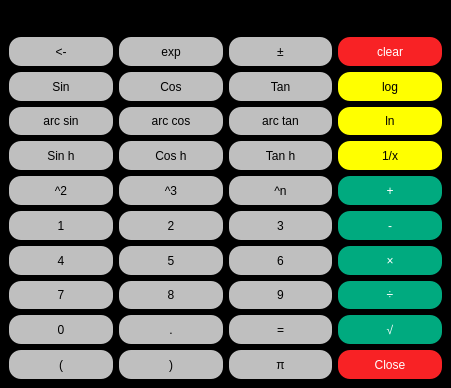
<?xml version="1.0" encoding="UTF-8"?>
<ui version="4.0">
 <class>Calculator</class>
 <widget class="QMainWindow" name="Calculator">
  <property name="geometry">
   <rect>
    <x>0</x>
    <y>0</y>
    <width>451</width>
    <height>388</height>
   </rect>
  </property>
  <property name="sizePolicy">
   <sizepolicy hsizetype="Minimum" vsizetype="Preferred">
    <horstretch>0</horstretch>
    <verstretch>0</verstretch>
   </sizepolicy>
  </property>
  <property name="windowTitle">
   <string>Calculator</string>
  </property>
  <property name="windowIcon">
   <iconset>
    <normaloff>calicon.ico</normaloff>calicon.ico</iconset>
  </property>
  <property name="styleSheet">
   <string notr="true">background-color: rgb(0, 0, 0);</string>
  </property>
  <widget class="QWidget" name="centralwidget">
   <property name="sizePolicy">
    <sizepolicy hsizetype="MinimumExpanding" vsizetype="Preferred">
     <horstretch>0</horstretch>
     <verstretch>0</verstretch>
    </sizepolicy>
   </property>
   <layout class="QGridLayout" name="gridLayout_2">
    <item row="0" column="0">
     <layout class="QGridLayout" name="gridLayout">
      <item row="3" column="3">
       <widget class="QPushButton" name="Button_ln">
        <property name="sizePolicy">
         <sizepolicy hsizetype="MinimumExpanding" vsizetype="Preferred">
          <horstretch>0</horstretch>
          <verstretch>0</verstretch>
         </sizepolicy>
        </property>
        <property name="styleSheet">
         <string notr="true">QPushButton{
font: 75 24pt &quot;Georgia&quot;;
	color: rgb(0,0,0);
	
border-radius: 12px;
	
	
	
	background-color: rgb(255, 255, 0);
}
QPushButton:hover{
color: rgb(0, 0, 0);
	
	background-color: rgb(255, 255, 255);
}</string>
        </property>
        <property name="text">
         <string>ln</string>
        </property>
       </widget>
      </item>
      <item row="7" column="0">
       <widget class="QPushButton" name="Button_1">
        <property name="sizePolicy">
         <sizepolicy hsizetype="MinimumExpanding" vsizetype="Preferred">
          <horstretch>0</horstretch>
          <verstretch>0</verstretch>
         </sizepolicy>
        </property>
        <property name="styleSheet">
         <string notr="true">QPushButton{
font: 75 16pt &quot;Georgia&quot;;
	color: rgb(0, 0, 0);
	background-color: rgb(191, 191, 191);
border-radius:12px
}
QPushButton:hover{
color: rgb(61, 61, 61);
	background-color: rgb(255, 170, 0);
}
</string>
        </property>
        <property name="text">
         <string>1</string>
        </property>
        <property name="shortcut">
         <string>1</string>
        </property>
       </widget>
      </item>
      <item row="2" column="1">
       <widget class="QPushButton" name="Button_cos">
        <property name="sizePolicy">
         <sizepolicy hsizetype="MinimumExpanding" vsizetype="Preferred">
          <horstretch>0</horstretch>
          <verstretch>0</verstretch>
         </sizepolicy>
        </property>
        <property name="styleSheet">
         <string notr="true">QPushButton{
font: 75 16pt &quot;Georgia&quot;;
	color: rgb(0, 0, 0);
	background-color: rgb(191, 191, 191);
border-radius:12px
}
QPushButton:hover{
color: rgb(61, 61, 61);
	background-color: rgb(255, 170, 0);
}
</string>
        </property>
        <property name="text">
         <string>Cos</string>
        </property>
       </widget>
      </item>
      <item row="8" column="2">
       <widget class="QPushButton" name="Button_6">
        <property name="sizePolicy">
         <sizepolicy hsizetype="MinimumExpanding" vsizetype="Preferred">
          <horstretch>0</horstretch>
          <verstretch>0</verstretch>
         </sizepolicy>
        </property>
        <property name="styleSheet">
         <string notr="true">QPushButton{
font: 75 16pt &quot;Georgia&quot;;
	color: rgb(0, 0, 0);
	background-color: rgb(191, 191, 191);
border-radius:12px
}
QPushButton:hover{
color: rgb(61, 61, 61);
	background-color: rgb(255, 170, 0);
}
</string>
        </property>
        <property name="text">
         <string>6</string>
        </property>
        <property name="shortcut">
         <string>6</string>
        </property>
       </widget>
      </item>
      <item row="5" column="3">
       <widget class="QPushButton" name="Button_inverse">
        <property name="sizePolicy">
         <sizepolicy hsizetype="MinimumExpanding" vsizetype="Preferred">
          <horstretch>0</horstretch>
          <verstretch>0</verstretch>
         </sizepolicy>
        </property>
        <property name="styleSheet">
         <string notr="true">QPushButton{
font: 75 24pt &quot;Georgia&quot;;
	color: rgb(0,0,0);
	
border-radius: 12px;
	
	
	
	background-color: rgb(255, 255, 0);
}
QPushButton:hover{
color: rgb(0, 0, 0);
	
	background-color: rgb(255, 255, 255);
}</string>
        </property>
        <property name="text">
         <string>1/x</string>
        </property>
       </widget>
      </item>
      <item row="7" column="2">
       <widget class="QPushButton" name="Button_3">
        <property name="sizePolicy">
         <sizepolicy hsizetype="MinimumExpanding" vsizetype="Preferred">
          <horstretch>0</horstretch>
          <verstretch>0</verstretch>
         </sizepolicy>
        </property>
        <property name="styleSheet">
         <string notr="true">QPushButton{
font: 75 16pt &quot;Georgia&quot;;
	color: rgb(0, 0, 0);
	background-color: rgb(191, 191, 191);
border-radius:12px
}
QPushButton:hover{
color: rgb(61, 61, 61);
	background-color: rgb(255, 170, 0);
}
</string>
        </property>
        <property name="text">
         <string>3</string>
        </property>
        <property name="shortcut">
         <string>3</string>
        </property>
       </widget>
      </item>
      <item row="10" column="3">
       <widget class="QPushButton" name="push_sqrt">
        <property name="sizePolicy">
         <sizepolicy hsizetype="MinimumExpanding" vsizetype="Preferred">
          <horstretch>0</horstretch>
          <verstretch>0</verstretch>
         </sizepolicy>
        </property>
        <property name="styleSheet">
         <string notr="true">QPushButton{
font: 75 24pt &quot;Georgia&quot;;
	color: rgb(255, 255, 255);
	
border-radius: 12px;
	
	
	background-color: rgb(0, 170, 127);
}
QPushButton:hover{
color: rgb(0, 0, 0);
	
	background-color: rgb(255, 255, 255);
}</string>
        </property>
        <property name="text">
         <string>√</string>
        </property>
       </widget>
      </item>
      <item row="2" column="2">
       <widget class="QPushButton" name="Button_tan">
        <property name="sizePolicy">
         <sizepolicy hsizetype="MinimumExpanding" vsizetype="Preferred">
          <horstretch>0</horstretch>
          <verstretch>0</verstretch>
         </sizepolicy>
        </property>
        <property name="styleSheet">
         <string notr="true">QPushButton{
font: 75 16pt &quot;Georgia&quot;;
	color: rgb(0, 0, 0);
	background-color: rgb(191, 191, 191);
border-radius:12px
}
QPushButton:hover{
color: rgb(61, 61, 61);
	background-color: rgb(255, 170, 0);
}
</string>
        </property>
        <property name="text">
         <string>Tan</string>
        </property>
       </widget>
      </item>
      <item row="8" column="1">
       <widget class="QPushButton" name="Button_5">
        <property name="sizePolicy">
         <sizepolicy hsizetype="MinimumExpanding" vsizetype="Preferred">
          <horstretch>0</horstretch>
          <verstretch>0</verstretch>
         </sizepolicy>
        </property>
        <property name="styleSheet">
         <string notr="true">QPushButton{
font: 75 16pt &quot;Georgia&quot;;
	color: rgb(0, 0, 0);
	background-color: rgb(191, 191, 191);
border-radius:12px
}
QPushButton:hover{
color: rgb(61, 61, 61);
	background-color: rgb(255, 170, 0);
}
</string>
        </property>
        <property name="text">
         <string>5</string>
        </property>
        <property name="shortcut">
         <string>5</string>
        </property>
       </widget>
      </item>
      <item row="10" column="2">
       <widget class="QPushButton" name="Button_equals">
        <property name="sizePolicy">
         <sizepolicy hsizetype="MinimumExpanding" vsizetype="Preferred">
          <horstretch>0</horstretch>
          <verstretch>0</verstretch>
         </sizepolicy>
        </property>
        <property name="styleSheet">
         <string notr="true">QPushButton{
font: 75 16pt &quot;Georgia&quot;;
	color: rgb(0, 0, 0);
	background-color: rgb(191, 191, 191);
border-radius:12px
}
QPushButton:hover{
color: rgb(61, 61, 61);
	background-color: rgb(255, 170, 0);
}
</string>
        </property>
        <property name="text">
         <string>=</string>
        </property>
        <property name="shortcut">
         <string>Return</string>
        </property>
       </widget>
      </item>
      <item row="3" column="2">
       <widget class="QPushButton" name="Button_arctan">
        <property name="sizePolicy">
         <sizepolicy hsizetype="MinimumExpanding" vsizetype="Preferred">
          <horstretch>0</horstretch>
          <verstretch>0</verstretch>
         </sizepolicy>
        </property>
        <property name="styleSheet">
         <string notr="true">QPushButton{
font: 75 16pt &quot;Georgia&quot;;
	color: rgb(0, 0, 0);
	background-color: rgb(191, 191, 191);
border-radius:12px
}
QPushButton:hover{
color: rgb(61, 61, 61);
	background-color: rgb(255, 170, 0);
}
</string>
        </property>
        <property name="text">
         <string>arc tan</string>
        </property>
       </widget>
      </item>
      <item row="6" column="3">
       <widget class="QPushButton" name="Button_plus">
        <property name="sizePolicy">
         <sizepolicy hsizetype="MinimumExpanding" vsizetype="Preferred">
          <horstretch>0</horstretch>
          <verstretch>0</verstretch>
         </sizepolicy>
        </property>
        <property name="styleSheet">
         <string notr="true">QPushButton{
font: 75 24pt &quot;Georgia&quot;;
	color: rgb(255, 255, 255);
	
border-radius: 12px;
	
	
	background-color: rgb(0, 170, 127);
}
QPushButton:hover{
color: rgb(0, 0, 0);
	
	background-color: rgb(255, 255, 255);
}</string>
        </property>
        <property name="text">
         <string>+</string>
        </property>
        <property name="shortcut">
         <string>+</string>
        </property>
       </widget>
      </item>
      <item row="0" column="0" colspan="4">
       <widget class="QLineEdit" name="textbox1">
        <property name="styleSheet">
         <string notr="true">font: 75 48pt &quot;Times New Roman&quot;;
background-color: rgb(0, 0, 0);
color: rgb(255, 255, 255);</string>
        </property>
        <property name="text">
         <string/>
        </property>
       </widget>
      </item>
      <item row="6" column="2">
       <widget class="QPushButton" name="Button_power">
        <property name="sizePolicy">
         <sizepolicy hsizetype="MinimumExpanding" vsizetype="Preferred">
          <horstretch>0</horstretch>
          <verstretch>0</verstretch>
         </sizepolicy>
        </property>
        <property name="styleSheet">
         <string notr="true">QPushButton{
font: 75 16pt &quot;Georgia&quot;;
	color: rgb(0, 0, 0);
	background-color: rgb(191, 191, 191);
border-radius:12px
}
QPushButton:hover{
color: rgb(61, 61, 61);
	background-color: rgb(255, 170, 0);
}
</string>
        </property>
        <property name="text">
         <string>^n</string>
        </property>
        <property name="shortcut">
         <string>^</string>
        </property>
       </widget>
      </item>
      <item row="11" column="2">
       <widget class="QPushButton" name="push_pi">
        <property name="sizePolicy">
         <sizepolicy hsizetype="MinimumExpanding" vsizetype="Preferred">
          <horstretch>0</horstretch>
          <verstretch>0</verstretch>
         </sizepolicy>
        </property>
        <property name="styleSheet">
         <string notr="true">QPushButton{
font: 75 16pt &quot;Georgia&quot;;
	color: rgb(0, 0, 0);
	background-color: rgb(191, 191, 191);
border-radius:12px
}
QPushButton:hover{
color: rgb(61, 61, 61);
	background-color: rgb(255, 170, 0);
}
</string>
        </property>
        <property name="text">
         <string>π</string>
        </property>
       </widget>
      </item>
      <item row="6" column="1">
       <widget class="QPushButton" name="Button_cube">
        <property name="sizePolicy">
         <sizepolicy hsizetype="MinimumExpanding" vsizetype="Preferred">
          <horstretch>0</horstretch>
          <verstretch>0</verstretch>
         </sizepolicy>
        </property>
        <property name="styleSheet">
         <string notr="true">QPushButton{
font: 75 16pt &quot;Georgia&quot;;
	color: rgb(0, 0, 0);
	background-color: rgb(191, 191, 191);
border-radius:12px
}
QPushButton:hover{
color: rgb(61, 61, 61);
	background-color: rgb(255, 170, 0);
}
</string>
        </property>
        <property name="text">
         <string>^3</string>
        </property>
       </widget>
      </item>
      <item row="8" column="3">
       <widget class="QPushButton" name="Button_mul">
        <property name="sizePolicy">
         <sizepolicy hsizetype="MinimumExpanding" vsizetype="Preferred">
          <horstretch>0</horstretch>
          <verstretch>0</verstretch>
         </sizepolicy>
        </property>
        <property name="styleSheet">
         <string notr="true">QPushButton{
font: 75 24pt &quot;Georgia&quot;;
	color: rgb(255, 255, 255);
	
border-radius: 12px;
	
	
	background-color: rgb(0, 170, 127);
}
QPushButton:hover{
color: rgb(0, 0, 0);
	
	background-color: rgb(255, 255, 255);
}</string>
        </property>
        <property name="text">
         <string>×</string>
        </property>
        <property name="shortcut">
         <string>*</string>
        </property>
       </widget>
      </item>
      <item row="11" column="3">
       <widget class="QPushButton" name="push_close">
        <property name="sizePolicy">
         <sizepolicy hsizetype="MinimumExpanding" vsizetype="Preferred">
          <horstretch>0</horstretch>
          <verstretch>0</verstretch>
         </sizepolicy>
        </property>
        <property name="styleSheet">
         <string notr="true">QPushButton{
font: 75 16pt &quot;Georgia&quot;;
	color: rgb(255,255,255);
	background-color: rgb(248, 34, 37);
border-radius:12px
}
QPushButton:hover{
color: rgb(0,0,0);
	background-color: rgb(255,255,255);
}
</string>
        </property>
        <property name="text">
         <string>Close</string>
        </property>
       </widget>
      </item>
      <item row="6" column="0">
       <widget class="QPushButton" name="Button_square">
        <property name="sizePolicy">
         <sizepolicy hsizetype="MinimumExpanding" vsizetype="Preferred">
          <horstretch>0</horstretch>
          <verstretch>0</verstretch>
         </sizepolicy>
        </property>
        <property name="styleSheet">
         <string notr="true">QPushButton{
font: 75 16pt &quot;Georgia&quot;;
	color: rgb(0, 0, 0);
	background-color: rgb(191, 191, 191);
border-radius:12px
}
QPushButton:hover{
color: rgb(61, 61, 61);
	background-color: rgb(255, 170, 0);
}
</string>
        </property>
        <property name="text">
         <string>^2</string>
        </property>
        <property name="shortcut">
         <string>S</string>
        </property>
       </widget>
      </item>
      <item row="11" column="1">
       <widget class="QPushButton" name="push_cl">
        <property name="sizePolicy">
         <sizepolicy hsizetype="MinimumExpanding" vsizetype="Preferred">
          <horstretch>0</horstretch>
          <verstretch>0</verstretch>
         </sizepolicy>
        </property>
        <property name="styleSheet">
         <string notr="true">QPushButton{
font: 75 16pt &quot;Georgia&quot;;
	color: rgb(0, 0, 0);
	background-color: rgb(191, 191, 191);
border-radius:12px
}
QPushButton:hover{
color: rgb(61, 61, 61);
	background-color: rgb(255, 170, 0);
}
</string>
        </property>
        <property name="text">
         <string>)</string>
        </property>
       </widget>
      </item>
      <item row="3" column="0">
       <widget class="QPushButton" name="Button_arcsin">
        <property name="sizePolicy">
         <sizepolicy hsizetype="MinimumExpanding" vsizetype="Preferred">
          <horstretch>0</horstretch>
          <verstretch>0</verstretch>
         </sizepolicy>
        </property>
        <property name="styleSheet">
         <string notr="true">QPushButton{
font: 75 16pt &quot;Georgia&quot;;
	color: rgb(0, 0, 0);
	background-color: rgb(191, 191, 191);
border-radius:12px
}
QPushButton:hover{
color: rgb(61, 61, 61);
	background-color: rgb(255, 170, 0);
}
</string>
        </property>
        <property name="text">
         <string>arc sin</string>
        </property>
       </widget>
      </item>
      <item row="11" column="0">
       <widget class="QPushButton" name="push_op">
        <property name="sizePolicy">
         <sizepolicy hsizetype="MinimumExpanding" vsizetype="Preferred">
          <horstretch>0</horstretch>
          <verstretch>0</verstretch>
         </sizepolicy>
        </property>
        <property name="styleSheet">
         <string notr="true">QPushButton{
font: 75 16pt &quot;Georgia&quot;;
	color: rgb(0, 0, 0);
	background-color: rgb(191, 191, 191);
border-radius:12px
}
QPushButton:hover{
color: rgb(61, 61, 61);
	background-color: rgb(255, 170, 0);
}
</string>
        </property>
        <property name="text">
         <string>(</string>
        </property>
       </widget>
      </item>
      <item row="7" column="1">
       <widget class="QPushButton" name="Button_2">
        <property name="sizePolicy">
         <sizepolicy hsizetype="MinimumExpanding" vsizetype="Preferred">
          <horstretch>0</horstretch>
          <verstretch>0</verstretch>
         </sizepolicy>
        </property>
        <property name="styleSheet">
         <string notr="true">QPushButton{
font: 75 16pt &quot;Georgia&quot;;
	color: rgb(0, 0, 0);
	background-color: rgb(191, 191, 191);
border-radius:12px
}
QPushButton:hover{
color: rgb(61, 61, 61);
	background-color: rgb(255, 170, 0);
}
</string>
        </property>
        <property name="text">
         <string>2</string>
        </property>
        <property name="shortcut">
         <string>2</string>
        </property>
       </widget>
      </item>
      <item row="9" column="3">
       <widget class="QPushButton" name="Button_div">
        <property name="sizePolicy">
         <sizepolicy hsizetype="MinimumExpanding" vsizetype="Preferred">
          <horstretch>0</horstretch>
          <verstretch>0</verstretch>
         </sizepolicy>
        </property>
        <property name="styleSheet">
         <string notr="true">QPushButton{
font: 75 24pt &quot;Georgia&quot;;
	color: rgb(255, 255, 255);
	
border-radius: 12px;
	
	
	background-color: rgb(0, 170, 127);
}
QPushButton:hover{
color: rgb(0, 0, 0);
	
	background-color: rgb(255, 255, 255);
}</string>
        </property>
        <property name="text">
         <string>÷</string>
        </property>
        <property name="shortcut">
         <string>/</string>
        </property>
       </widget>
      </item>
      <item row="5" column="0">
       <widget class="QPushButton" name="Button_sinh">
        <property name="sizePolicy">
         <sizepolicy hsizetype="MinimumExpanding" vsizetype="Preferred">
          <horstretch>0</horstretch>
          <verstretch>0</verstretch>
         </sizepolicy>
        </property>
        <property name="styleSheet">
         <string notr="true">QPushButton{
font: 75 16pt &quot;Georgia&quot;;
	color: rgb(0, 0, 0);
	background-color: rgb(191, 191, 191);
border-radius:12px
}
QPushButton:hover{
color: rgb(61, 61, 61);
	background-color: rgb(255, 170, 0);
}
</string>
        </property>
        <property name="text">
         <string>Sin h</string>
        </property>
       </widget>
      </item>
      <item row="9" column="2">
       <widget class="QPushButton" name="Button_9">
        <property name="sizePolicy">
         <sizepolicy hsizetype="MinimumExpanding" vsizetype="Preferred">
          <horstretch>0</horstretch>
          <verstretch>0</verstretch>
         </sizepolicy>
        </property>
        <property name="styleSheet">
         <string notr="true">QPushButton{
font: 75 16pt &quot;Georgia&quot;;
	color: rgb(0, 0, 0);
	background-color: rgb(191, 191, 191);
border-radius:12px
}
QPushButton:hover{
color: rgb(61, 61, 61);
	background-color: rgb(255, 170, 0);
}
</string>
        </property>
        <property name="text">
         <string>9</string>
        </property>
        <property name="shortcut">
         <string>9</string>
        </property>
       </widget>
      </item>
      <item row="3" column="1">
       <widget class="QPushButton" name="Button_arccos">
        <property name="sizePolicy">
         <sizepolicy hsizetype="MinimumExpanding" vsizetype="Preferred">
          <horstretch>0</horstretch>
          <verstretch>0</verstretch>
         </sizepolicy>
        </property>
        <property name="styleSheet">
         <string notr="true">QPushButton{
font: 75 16pt &quot;Georgia&quot;;
	color: rgb(0, 0, 0);
	background-color: rgb(191, 191, 191);
border-radius:12px
}
QPushButton:hover{
color: rgb(61, 61, 61);
	background-color: rgb(255, 170, 0);
}
</string>
        </property>
        <property name="text">
         <string>arc cos</string>
        </property>
       </widget>
      </item>
      <item row="10" column="1">
       <widget class="QPushButton" name="Button_point">
        <property name="sizePolicy">
         <sizepolicy hsizetype="MinimumExpanding" vsizetype="Preferred">
          <horstretch>0</horstretch>
          <verstretch>0</verstretch>
         </sizepolicy>
        </property>
        <property name="styleSheet">
         <string notr="true">QPushButton{
font: 75 16pt &quot;Georgia&quot;;
	color: rgb(0, 0, 0);
	background-color: rgb(191, 191, 191);
border-radius:12px
}
QPushButton:hover{
color: rgb(61, 61, 61);
	background-color: rgb(255, 170, 0);
}
</string>
        </property>
        <property name="text">
         <string>.</string>
        </property>
        <property name="shortcut">
         <string>.</string>
        </property>
       </widget>
      </item>
      <item row="5" column="2">
       <widget class="QPushButton" name="Button_tanh">
        <property name="sizePolicy">
         <sizepolicy hsizetype="MinimumExpanding" vsizetype="Preferred">
          <horstretch>0</horstretch>
          <verstretch>0</verstretch>
         </sizepolicy>
        </property>
        <property name="styleSheet">
         <string notr="true">QPushButton{
font: 75 16pt &quot;Georgia&quot;;
	color: rgb(0, 0, 0);
	background-color: rgb(191, 191, 191);
border-radius:12px
}
QPushButton:hover{
color: rgb(61, 61, 61);
	background-color: rgb(255, 170, 0);
}
</string>
        </property>
        <property name="text">
         <string>Tan h</string>
        </property>
       </widget>
      </item>
      <item row="2" column="3">
       <widget class="QPushButton" name="Button_log">
        <property name="sizePolicy">
         <sizepolicy hsizetype="MinimumExpanding" vsizetype="Preferred">
          <horstretch>0</horstretch>
          <verstretch>0</verstretch>
         </sizepolicy>
        </property>
        <property name="styleSheet">
         <string notr="true">QPushButton{
font: 75 24pt &quot;Georgia&quot;;
	color: rgb(0,0,0);
	
border-radius: 12px;
	
	
	
	background-color: rgb(255, 255, 0);
}
QPushButton:hover{
color: rgb(0, 0, 0);
	
	background-color: rgb(255, 255, 255);
}</string>
        </property>
        <property name="text">
         <string>log</string>
        </property>
       </widget>
      </item>
      <item row="2" column="0">
       <widget class="QPushButton" name="Button_sin">
        <property name="sizePolicy">
         <sizepolicy hsizetype="MinimumExpanding" vsizetype="Preferred">
          <horstretch>0</horstretch>
          <verstretch>0</verstretch>
         </sizepolicy>
        </property>
        <property name="styleSheet">
         <string notr="true">QPushButton{
font: 75 16pt &quot;Georgia&quot;;
	color: rgb(0, 0, 0);
	background-color: rgb(191, 191, 191);
border-radius:12px
}
QPushButton:hover{
color: rgb(61, 61, 61);
	background-color: rgb(255, 170, 0);
}
</string>
        </property>
        <property name="text">
         <string>Sin</string>
        </property>
       </widget>
      </item>
      <item row="10" column="0">
       <widget class="QPushButton" name="Button_0">
        <property name="sizePolicy">
         <sizepolicy hsizetype="MinimumExpanding" vsizetype="Preferred">
          <horstretch>0</horstretch>
          <verstretch>0</verstretch>
         </sizepolicy>
        </property>
        <property name="styleSheet">
         <string notr="true">QPushButton{
font: 75 16pt &quot;Georgia&quot;;
	color: rgb(0, 0, 0);
	background-color: rgb(191, 191, 191);
border-radius:12px
}
QPushButton:hover{
color: rgb(61, 61, 61);
	background-color: rgb(255, 170, 0);
}
</string>
        </property>
        <property name="text">
         <string>0</string>
        </property>
        <property name="shortcut">
         <string>0</string>
        </property>
       </widget>
      </item>
      <item row="8" column="0">
       <widget class="QPushButton" name="Button_4">
        <property name="sizePolicy">
         <sizepolicy hsizetype="MinimumExpanding" vsizetype="Preferred">
          <horstretch>0</horstretch>
          <verstretch>0</verstretch>
         </sizepolicy>
        </property>
        <property name="styleSheet">
         <string notr="true">QPushButton{
font: 75 16pt &quot;Georgia&quot;;
	color: rgb(0, 0, 0);
	background-color: rgb(191, 191, 191);
border-radius:12px
}
QPushButton:hover{
color: rgb(61, 61, 61);
	background-color: rgb(255, 170, 0);
}
</string>
        </property>
        <property name="text">
         <string>4</string>
        </property>
        <property name="shortcut">
         <string>4</string>
        </property>
       </widget>
      </item>
      <item row="7" column="3">
       <widget class="QPushButton" name="Button_minus">
        <property name="sizePolicy">
         <sizepolicy hsizetype="MinimumExpanding" vsizetype="Preferred">
          <horstretch>0</horstretch>
          <verstretch>0</verstretch>
         </sizepolicy>
        </property>
        <property name="styleSheet">
         <string notr="true">QPushButton{
font: 75 24pt &quot;Georgia&quot;;
	color: rgb(255, 255, 255);
	
border-radius: 12px;
	
	
	background-color: rgb(0, 170, 127);
}
QPushButton:hover{
color: rgb(0, 0, 0);
	
	background-color: rgb(255, 255, 255);
}</string>
        </property>
        <property name="text">
         <string>-</string>
        </property>
        <property name="shortcut">
         <string>-</string>
        </property>
       </widget>
      </item>
      <item row="9" column="0">
       <widget class="QPushButton" name="Button_7">
        <property name="sizePolicy">
         <sizepolicy hsizetype="MinimumExpanding" vsizetype="Preferred">
          <horstretch>0</horstretch>
          <verstretch>0</verstretch>
         </sizepolicy>
        </property>
        <property name="styleSheet">
         <string notr="true">QPushButton{
font: 75 16pt &quot;Georgia&quot;;
	color: rgb(0, 0, 0);
	background-color: rgb(191, 191, 191);
border-radius:12px
}
QPushButton:hover{
color: rgb(61, 61, 61);
	background-color: rgb(255, 170, 0);
}
</string>
        </property>
        <property name="text">
         <string>7</string>
        </property>
        <property name="shortcut">
         <string>7</string>
        </property>
       </widget>
      </item>
      <item row="9" column="1">
       <widget class="QPushButton" name="Button_8">
        <property name="sizePolicy">
         <sizepolicy hsizetype="MinimumExpanding" vsizetype="Preferred">
          <horstretch>0</horstretch>
          <verstretch>0</verstretch>
         </sizepolicy>
        </property>
        <property name="styleSheet">
         <string notr="true">QPushButton{
font: 75 16pt &quot;Georgia&quot;;
	color: rgb(0, 0, 0);
	background-color: rgb(191, 191, 191);
border-radius:12px
}
QPushButton:hover{
color: rgb(61, 61, 61);
	background-color: rgb(255, 170, 0);
}
</string>
        </property>
        <property name="text">
         <string>8</string>
        </property>
        <property name="shortcut">
         <string>8</string>
        </property>
       </widget>
      </item>
      <item row="5" column="1">
       <widget class="QPushButton" name="Button_cosh">
        <property name="sizePolicy">
         <sizepolicy hsizetype="MinimumExpanding" vsizetype="Preferred">
          <horstretch>0</horstretch>
          <verstretch>0</verstretch>
         </sizepolicy>
        </property>
        <property name="styleSheet">
         <string notr="true">QPushButton{
font: 75 16pt &quot;Georgia&quot;;
	color: rgb(0, 0, 0);
	background-color: rgb(191, 191, 191);
border-radius:12px
}
QPushButton:hover{
color: rgb(61, 61, 61);
	background-color: rgb(255, 170, 0);
}
</string>
        </property>
        <property name="text">
         <string>Cos h</string>
        </property>
       </widget>
      </item>
      <item row="1" column="1">
       <widget class="QPushButton" name="pushButton_2">
        <property name="sizePolicy">
         <sizepolicy hsizetype="MinimumExpanding" vsizetype="Preferred">
          <horstretch>0</horstretch>
          <verstretch>0</verstretch>
         </sizepolicy>
        </property>
        <property name="styleSheet">
         <string notr="true">QPushButton{
font: 75 16pt &quot;Georgia&quot;;
	color: rgb(0, 0, 0);
	background-color: rgb(191, 191, 191);
border-radius:12px
}
QPushButton:hover{
color: rgb(61, 61, 61);
	background-color: rgb(255, 170, 0);
}
</string>
        </property>
        <property name="text">
         <string>exp</string>
        </property>
       </widget>
      </item>
      <item row="1" column="2">
       <widget class="QPushButton" name="pushButton_3">
        <property name="sizePolicy">
         <sizepolicy hsizetype="MinimumExpanding" vsizetype="Preferred">
          <horstretch>0</horstretch>
          <verstretch>0</verstretch>
         </sizepolicy>
        </property>
        <property name="styleSheet">
         <string notr="true">QPushButton{
font: 75 16pt &quot;Georgia&quot;;
	color: rgb(0, 0, 0);
	background-color: rgb(191, 191, 191);
border-radius:12px
}
QPushButton:hover{
color: rgb(61, 61, 61);
	background-color: rgb(255, 170, 0);
}
</string>
        </property>
        <property name="text">
         <string>±</string>
        </property>
       </widget>
      </item>
      <item row="1" column="3">
       <widget class="QPushButton" name="pushButton_4">
        <property name="sizePolicy">
         <sizepolicy hsizetype="MinimumExpanding" vsizetype="Preferred">
          <horstretch>0</horstretch>
          <verstretch>0</verstretch>
         </sizepolicy>
        </property>
        <property name="styleSheet">
         <string notr="true">QPushButton{
font: 75 16pt &quot;Georgia&quot;;
	color: rgb(255,255,255);
	background-color: rgb(248, 34, 37);
border-radius:12px
}
QPushButton:hover{
color: rgb(61, 61, 61);
	background-color: rgb(255, 255,255);
}
</string>
        </property>
        <property name="text">
         <string>clear</string>
        </property>
       </widget>
      </item>
      <item row="1" column="0">
       <widget class="QPushButton" name="pushButton">
        <property name="sizePolicy">
         <sizepolicy hsizetype="MinimumExpanding" vsizetype="Preferred">
          <horstretch>0</horstretch>
          <verstretch>0</verstretch>
         </sizepolicy>
        </property>
        <property name="styleSheet">
         <string notr="true">QPushButton{
font: 75 16pt &quot;MS Shell Dlg 2&quot;;
	color: rgb(0, 0, 0);
	background-color: rgb(191, 191, 191);
border-radius:12px
}
QPushButton:hover{
color: rgb(61, 61, 61);
	background-color: rgb(255, 170, 0);
}
</string>
        </property>
        <property name="text">
         <string>&lt;-</string>
        </property>
       </widget>
      </item>
     </layout>
    </item>
   </layout>
  </widget>
 </widget>
 <resources/>
 <connections/>
</ui>
